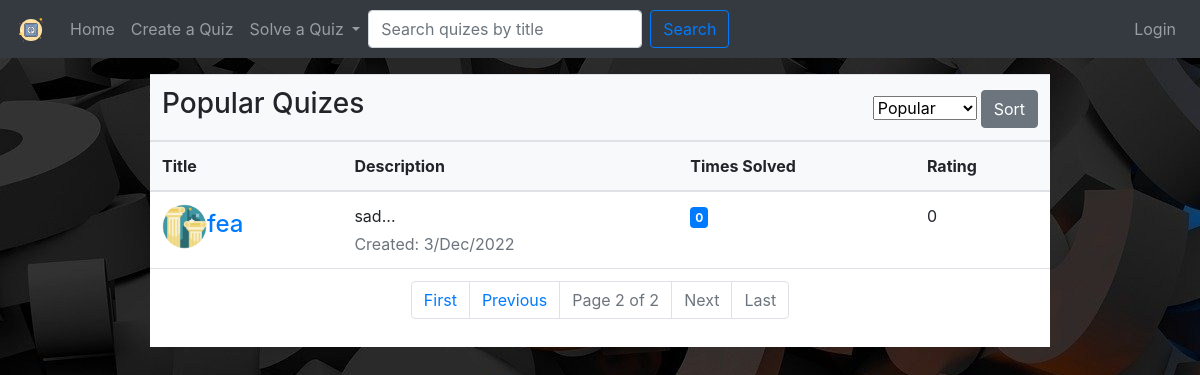
/quizes/history/?page=2&search=Popular, run on an earlier commit of the app's database.
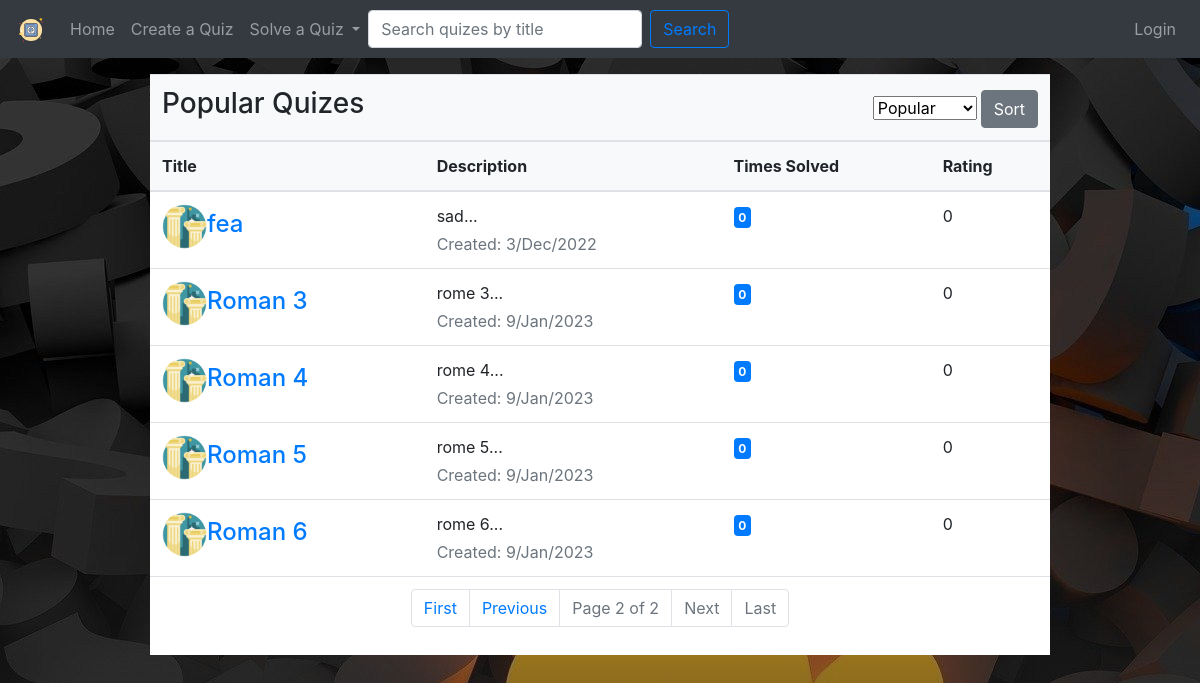
And on a later commit of the database.
### quiz/models.py (models this page shows, shortened)
class Quiz(models.Model):
    choices = (
        ('history', "History"),
        ('geography', "Geography"),
        ('sports', "Sports"),
        ('entertainment', "Entertainment"),
        ('music', "Music"),
        ('language', "Language"),
        ('gaming', "Gaming"),
        ('other', "Other"),
    )
    title = models.CharField(max_length=40, unique=True, blank=False)
    description = models.CharField(max_length=100, blank=False)
    category = models.CharField(max_length=20, choices = choices)
    created = models.DateTimeField(auto_now_add=True)
    created_by = models.ForeignKey(settings.AUTH_USER_MODEL, null=True, on_delete=models.SET_NULL)
    rating = models.IntegerField(default=0)
    class Meta:
        verbose_name_plural = "Quizes"

### quiz/views.py (the view, shortened to what this page needs)
# urls.py: path('quizes/<str:category>/', views.quizes, name='quizes'),
def quizes(request, category):
	popular=Quiz.objects.annotate(count=Count('userquizpoints')).order_by('-count').filter(category=category)
	context={'quizes':popular, 'search':'Popular'}
	if request.method == 'GET':
		if request.GET.get('search') == 'Newest':
			newest=Quiz.objects.filter(category=category).order_by('-created').annotate(count=Count('userquizpoints'))
			context={'quizes':newest, 'search':'Newest'}
		elif request.GET.get('search') == 'Oldest':
			oldest=Quiz.objects.filter(category=category).order_by('created').annotate(count=Count('userquizpoints'))
			context={'quizes':oldest, 'search':'Oldest'}
		elif request.GET.get('search') == 'Best Rated':
			rating=Quiz.objects.filter(category=category).annotate(rate=Avg('userquizpoints__points')).order_by('-rating').annotate(count=Count('userquizpoints'))
			context={'quizes':rating, 'search':'Best Rated'}
	paginator = Paginator(context['quizes'],5)
	page_number = request.GET.get('page')
	page_obj = paginator.get_page(page_number)
	context['searchdata']=page_obj
	return render(request, 'quiz/quizes.html', context)

### quiz/templates/quiz/quizes.html (shortened to what this page needs)
{%extends './basetemp.html' %}
{% block content %}
<div class="table-responsive-sm center mt-3">
    <table class="table align-middle mb-0 bg-white table-hover">
        <thead class="bg-light">
            <tr>
                <th colspan="2">
                    <h3>{{search}} Quizes</h3>
                </th>
                <th colspan="3">
                    <form action="" method="POST" style="float: right;">
                        <select name="sort" id="sort" class="form-select">
                             <option value="{{search}}" hidden selected>{{search}}</option>
                        </select>
                        <input type="submit" value="Sort" class="btn btn-secondary">
                    </form>
                </th>
            </tr>
            <tr>
                <th>Title</th>
                <th>Description</th>
                <th>Times Solved</th>
                <th>Rating</th>
            </tr>
        </thead>
        <tbody>
            {% for quiz in searchdata %}
            <tr>
            <td>
                <div class="d-flex align-items-center">
                <img
                    src="/static/quiz/images/{{quiz.category}}.png"
                    alt=""
                    style="width: 45px; height: 45px"
                    class="rounded-circle"
                    />
                <div class="ms-3">
                    <a href="{% url 'quiz' quiz.id %}"><h4 class="fw-bold mb-1">{{quiz.title}}</h4></a>
                </div>
                </div>
            </td>
            <td>
                <p class="fw-normal mb-1">{{quiz.description|truncatechars:100}}...</p>
                <p class="text-muted mb-0">Created: {{quiz.created|date:'j/M/Y'}}</p>
            </td>
            <td>
                <span class="badge badge-primary rounded-pill d-inline">{{quiz.count}}</span>
            </td>
            <td>{{quiz.rating}}</td>
            </tr>
            {% endfor %}
        </tbody>
        <tfoot>
            <td colspan="5">
                <nav aria-label="Page navigation example">
                    <ul class="pagination justify-content-center">
                        <li class="page-item {% if not searchdata.has_previous %} disabled {% endif %}">
                            <a class="page-link" href="?page=1&search={{search}}" tabindex="-1">First</a>
                        </li>
                        <li class="page-item {% if not searchdata.has_previous %} disabled {% endif %}">
                            <a class="page-link" href="{% if searchdata.has_previous %}?page={{ searchdata.previous_page_number }}&search={{search}} {% else %} # {% endif %}" tabindex="-1">Previous</a>
                        </li>
                        <li class="page-item disabled">
                            <a class="page-link" href="#">Page {{ searchdata.number }} of {{ searchdata.paginator.num_pages }}</a></li>
                        <li class="page-item {% if not searchdata.has_next %} disabled {% endif %}">
                            <a class="page-link" href="{% if searchdata.has_next %}?page={{ searchdata.next_page_number }}&search={{search}} {% else %} # {% endif %}">Next</a>
                        </li>
                        <li class="page-item {% if not searchdata.has_next %} disabled {% endif %}">
                            <a class="page-link" href="?page={{ searchdata.paginator.num_pages }}&search={{search}}" tabindex="-1">Last</a>
                        </li>
                    </ul>
                </nav>
            </td>
        </tfoot>
    </table>
</div>
{% endblock %}

### quiz/templates/quiz/basetemp.html (shortened to what this page needs)
{% load static %}
<!DOCTYPE html>
<html lang="en">
<head>
    <link
      rel="stylesheet"
      href="https://cdn.jsdelivr.net/npm/bootstrap@4.0.0/dist/css/bootstrap.min.css"
    />
    <link rel="stylesheet" href="{% static 'quiz/style.css' %}">
</head>
<body>
    <nav class="navbar navbar-expand-lg navbar-dark bg-dark">
      <a class="navbar-brand mt-2 mt-lg-0" href="#">
        <img
          src="/static/quiz/images/quizlet.svg"
          height="30"
          alt="Logo"
          loading="lazy"
        />
      </a>
      <div class="collapse navbar-collapse" id="navbarNavDropdown">
        <ul class="navbar-nav">
          <li class="nav-item">
            <a class="nav-link" href="{% url 'home' %}">Home</a>
          </li>
          <li class="nav-item">
            <a class="nav-link" href="{% url 'createquiz' %}">Create a Quiz</a>
          </li>
          <li class="nav-item dropdown">
            <a class="nav-link dropdown-toggle" href="#" id="navbarDropdownMenuLink" data-toggle="dropdown" aria-haspopup="true" aria-expanded="false">
              Solve a Quiz
            </a>
          </li>
          <form class="form-inline" action="{% url 'quizsearch' %}" method="GET">
            <input class="form-control mr-sm-2" type="search" placeholder="Search quizes by title" aria-label="Search" name="search">
            <button class="btn btn-outline-primary my-2 my-sm-0" type="submit">Search</button>
          </form>
        </ul>
        <ul class="navbar-nav ml-auto">
          {% if user.is_authenticated %}
          <li class="nav-item">
            <a class="nav-link" href="{% url 'profile' user.username %}">Profile</a>
          </li>
          <li class="nav-item">
            <a class="nav-link" href="{% url 'logout' %}">Logout</a>
          </li>
          {% else %}
          <li class="nav-item">
            <a class="nav-link" href="{% url 'login' %}">Login</a>
          </li>
          {% endif %}
        </ul>
      </div>
    </nav>
    {% block content %}
    {% endblock %}
</body>
</html>

### quiz/static/quiz/style.css (style rules this page uses)
.center { margin: auto; width: 75%; }
body { background-image: url("images/question.jpg"); background-color: rgb(39, 39, 39); background-repeat: no-repeat; }

What changed in the data, as far as the page shows it:
added Quiz: category (picture), title "Roman 3", description "rome 3", created "9/Jan/2023", count "0", rating "0"
added Quiz: category (picture), title "Roman 4", description "rome 4", created "9/Jan/2023", count "0", rating "0"
added Quiz: category (picture), title "Roman 5", description "rome 5", created "9/Jan/2023", count "0", rating "0"
added Quiz: category (picture), title "Roman 6", description "rome 6", created "9/Jan/2023", count "0", rating "0"
